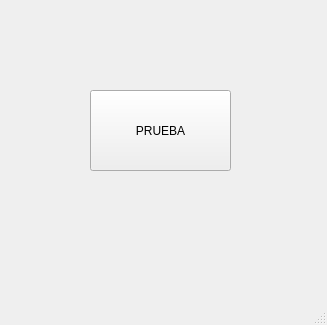
<?xml version="1.0" encoding="UTF-8"?>
<ui version="4.0">
 <class>MainWindow</class>
 <widget class="QMainWindow" name="MainWindow">
  <property name="geometry">
   <rect>
    <x>0</x>
    <y>0</y>
    <width>327</width>
    <height>325</height>
   </rect>
  </property>
  <property name="windowTitle">
   <string>MainWindow</string>
  </property>
  <widget class="QWidget" name="centralwidget">
   <widget class="QPushButton" name="pushButton">
    <property name="geometry">
     <rect>
      <x>90</x>
      <y>90</y>
      <width>141</width>
      <height>81</height>
     </rect>
    </property>
    <property name="text">
     <string>PRUEBA</string>
    </property>
   </widget>
  </widget>
  <widget class="QMenuBar" name="menubar">
   <property name="geometry">
    <rect>
     <x>0</x>
     <y>0</y>
     <width>327</width>
     <height>21</height>
    </rect>
   </property>
  </widget>
  <widget class="QStatusBar" name="statusbar"/>
 </widget>
 <resources/>
 <connections/>
</ui>
